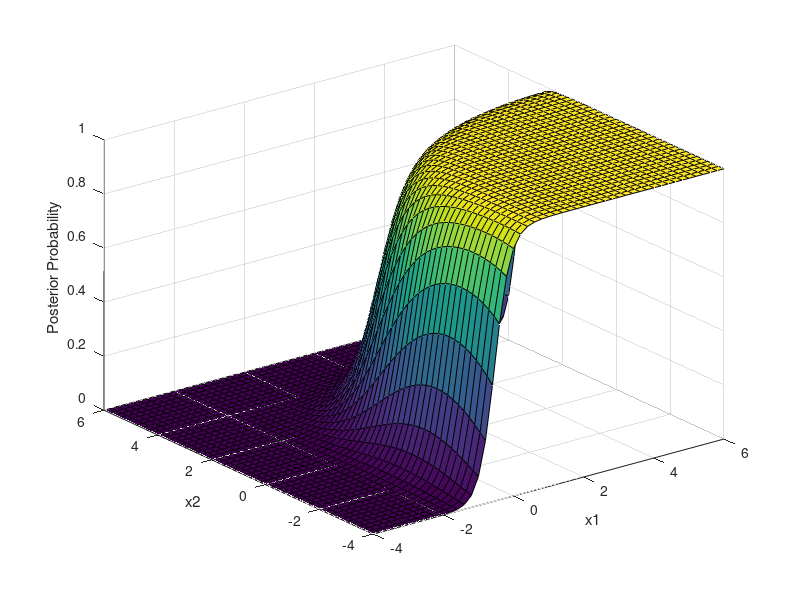

Reproduce this figure in MATLAB.
m1 = [0; 3];
m2 = [2; 1];
C1 = [2 1; 1 2]; 
C2 = [1 0; 0 1]; 

x1Lim=[-4,6];
x2Lim=[-4,6];

x1 = x1Lim(1):.2:x1Lim(2); 
x2 = x2Lim(1):.2:x2Lim(2);
[X1,X2] = meshgrid(x1,x2);
F1 = mvnpdf([X1(:) X2(:)],m1',C1);
F2 = mvnpdf([X1(:) X2(:)],m2',C2);

a = log(F2./F1);
POST = 1 ./ (1 + exp(-a));

POST = reshape(POST,length(x2),length(x1));
figure(1),clf
surf(x1,x2,POST);
%caxis([min(F(:))-.5*range(F(:)),max(F(:))]);
%axis([-3 3 -3 3 0 .4])
xlabel('x1'); ylabel('x2'); zlabel('Posterior Probability');

%view([-1,-1,2])